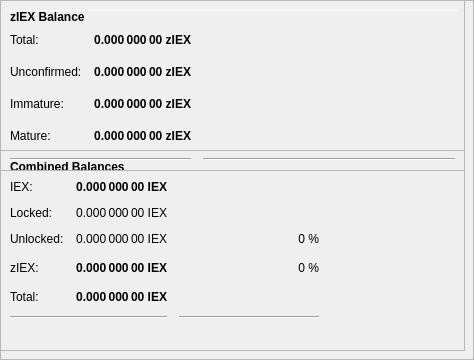
        <widget class="QFrame" name="frameObfuscation">
         <property name="minimumSize">
          <size>
           <width>0</width>
           <height>350</height>
          </size>
         </property>
         <property name="layoutDirection">
          <enum>Qt::LeftToRight</enum>
         </property>
         <property name="frameShape">
          <enum>QFrame::StyledPanel</enum>
         </property>
         <property name="frameShadow">
          <enum>QFrame::Raised</enum>
         </property>
         <widget class="QPushButton" name="runAutoDenom">
          <property name="geometry">
           <rect>
            <x>251</x>
            <y>17</y>
            <width>1</width>
            <height>1</height>
           </rect>
          </property>
          <property name="palette">
           <palette>
            <active>
             <colorrole role="WindowText">
              <brush brushstyle="SolidPattern">
               <color alpha="255">
                <red>0</red>
                <green>0</green>
                <blue>0</blue>
               </color>
              </brush>
             </colorrole>
             <colorrole role="Button">
              <brush brushstyle="SolidPattern">
               <color alpha="255">
                <red>239</red>
                <green>238</green>
                <blue>238</blue>
               </color>
              </brush>
             </colorrole>
             <colorrole role="Light">
              <brush brushstyle="SolidPattern">
               <color alpha="255">
                <red>255</red>
                <green>255</green>
                <blue>255</blue>
               </color>
              </brush>
             </colorrole>
             <colorrole role="Midlight">
              <brush brushstyle="SolidPattern">
               <color alpha="255">
                <red>247</red>
                <green>246</green>
                <blue>246</blue>
               </color>
              </brush>
             </colorrole>
             <colorrole role="Dark">
              <brush brushstyle="SolidPattern">
               <color alpha="255">
                <red>119</red>
                <green>119</green>
                <blue>119</blue>
               </color>
              </brush>
             </colorrole>
             <colorrole role="Mid">
              <brush brushstyle="SolidPattern">
               <color alpha="255">
                <red>159</red>
                <green>159</green>
                <blue>159</blue>
               </color>
              </brush>
             </colorrole>
             <colorrole role="Text">
              <brush brushstyle="SolidPattern">
               <color alpha="255">
                <red>0</red>
                <green>0</green>
                <blue>0</blue>
               </color>
              </brush>
             </colorrole>
             <colorrole role="BrightText">
              <brush brushstyle="SolidPattern">
               <color alpha="255">
                <red>255</red>
                <green>255</green>
                <blue>255</blue>
               </color>
              </brush>
             </colorrole>
             <colorrole role="ButtonText">
              <brush brushstyle="SolidPattern">
               <color alpha="255">
                <red>0</red>
                <green>0</green>
                <blue>0</blue>
               </color>
              </brush>
             </colorrole>
             <colorrole role="Base">
              <brush brushstyle="SolidPattern">
               <color alpha="255">
                <red>255</red>
                <green>255</green>
                <blue>255</blue>
               </color>
              </brush>
             </colorrole>
             <colorrole role="Window">
              <brush brushstyle="SolidPattern">
               <color alpha="255">
                <red>239</red>
                <green>238</green>
                <blue>238</blue>
               </color>
              </brush>
             </colorrole>
             <colorrole role="Shadow">
              <brush brushstyle="SolidPattern">
               <color alpha="255">
                <red>0</red>
                <green>0</green>
                <blue>0</blue>
               </color>
              </brush>
             </colorrole>
             <colorrole role="AlternateBase">
              <brush brushstyle="SolidPattern">
               <color alpha="255">
                <red>247</red>
                <green>246</green>
                <blue>246</blue>
               </color>
              </brush>
             </colorrole>
             <colorrole role="ToolTipBase">
              <brush brushstyle="SolidPattern">
               <color alpha="255">
                <red>255</red>
                <green>255</green>
                <blue>220</blue>
               </color>
              </brush>
             </colorrole>
             <colorrole role="ToolTipText">
              <brush brushstyle="SolidPattern">
               <color alpha="255">
                <red>0</red>
                <green>0</green>
                <blue>0</blue>
               </color>
              </brush>
             </colorrole>
            </active>
            <inactive>
             <colorrole role="WindowText">
              <brush brushstyle="SolidPattern">
               <color alpha="255">
                <red>0</red>
                <green>0</green>
                <blue>0</blue>
               </color>
              </brush>
             </colorrole>
             <colorrole role="Button">
              <brush brushstyle="SolidPattern">
               <color alpha="255">
                <red>239</red>
                <green>238</green>
                <blue>238</blue>
               </color>
              </brush>
             </colorrole>
             <colorrole role="Light">
              <brush brushstyle="SolidPattern">
               <color alpha="255">
                <red>255</red>
                <green>255</green>
                <blue>255</blue>
               </color>
              </brush>
             </colorrole>
             <colorrole role="Midlight">
              <brush brushstyle="SolidPattern">
               <color alpha="255">
                <red>247</red>
                <green>246</green>
                <blue>246</blue>
               </color>
              </brush>
             </colorrole>
             <colorrole role="Dark">
              <brush brushstyle="SolidPattern">
               <color alpha="255">
                <red>119</red>
                <green>119</green>
                <blue>119</blue>
               </color>
              </brush>
             </colorrole>
             <colorrole role="Mid">
              <brush brushstyle="SolidPattern">
               <color alpha="255">
                <red>159</red>
                <green>159</green>
                <blue>159</blue>
               </color>
              </brush>
             </colorrole>
             <colorrole role="Text">
              <brush brushstyle="SolidPattern">
               <color alpha="255">
                <red>0</red>
                <green>0</green>
                <blue>0</blue>
               </color>
              </brush>
             </colorrole>
             <colorrole role="BrightText">
              <brush brushstyle="SolidPattern">
               <color alpha="255">
                <red>255</red>
                <green>255</green>
                <blue>255</blue>
               </color>
              </brush>
             </colorrole>
             <colorrole role="ButtonText">
              <brush brushstyle="SolidPattern">
               <color alpha="255">
                <red>0</red>
                <green>0</green>
                <blue>0</blue>
               </color>
              </brush>
             </colorrole>
             <colorrole role="Base">
              <brush brushstyle="SolidPattern">
               <color alpha="255">
                <red>255</red>
                <green>255</green>
                <blue>255</blue>
               </color>
              </brush>
             </colorrole>
             <colorrole role="Window">
              <brush brushstyle="SolidPattern">
               <color alpha="255">
                <red>239</red>
                <green>238</green>
                <blue>238</blue>
               </color>
              </brush>
             </colorrole>
             <colorrole role="Shadow">
              <brush brushstyle="SolidPattern">
               <color alpha="255">
                <red>0</red>
                <green>0</green>
                <blue>0</blue>
               </color>
              </brush>
             </colorrole>
             <colorrole role="AlternateBase">
              <brush brushstyle="SolidPattern">
               <color alpha="255">
                <red>247</red>
                <green>246</green>
                <blue>246</blue>
               </color>
              </brush>
             </colorrole>
             <colorrole role="ToolTipBase">
              <brush brushstyle="SolidPattern">
               <color alpha="255">
                <red>255</red>
                <green>255</green>
                <blue>220</blue>
               </color>
              </brush>
             </colorrole>
             <colorrole role="ToolTipText">
              <brush brushstyle="SolidPattern">
               <color alpha="255">
                <red>0</red>
                <green>0</green>
                <blue>0</blue>
               </color>
              </brush>
             </colorrole>
            </inactive>
            <disabled>
             <colorrole role="WindowText">
              <brush brushstyle="SolidPattern">
               <color alpha="255">
                <red>119</red>
                <green>119</green>
                <blue>119</blue>
               </color>
              </brush>
             </colorrole>
             <colorrole role="Button">
              <brush brushstyle="SolidPattern">
               <color alpha="255">
                <red>239</red>
                <green>238</green>
                <blue>238</blue>
               </color>
              </brush>
             </colorrole>
             <colorrole role="Light">
              <brush brushstyle="SolidPattern">
               <color alpha="255">
                <red>255</red>
                <green>255</green>
                <blue>255</blue>
               </color>
              </brush>
             </colorrole>
             <colorrole role="Midlight">
              <brush brushstyle="SolidPattern">
               <color alpha="255">
                <red>247</red>
                <green>246</green>
                <blue>246</blue>
               </color>
              </brush>
             </colorrole>
             <colorrole role="Dark">
              <brush brushstyle="SolidPattern">
               <color alpha="255">
                <red>119</red>
                <green>119</green>
                <blue>119</blue>
               </color>
              </brush>
             </colorrole>
             <colorrole role="Mid">
              <brush brushstyle="SolidPattern">
               <color alpha="255">
                <red>159</red>
                <green>159</green>
                <blue>159</blue>
               </color>
              </brush>
             </colorrole>
             <colorrole role="Text">
              <brush brushstyle="SolidPattern">
               <color alpha="255">
                <red>119</red>
                <green>119</green>
                <blue>119</blue>
               </color>
              </brush>
             </colorrole>
             <colorrole role="BrightText">
              <brush brushstyle="SolidPattern">
               <color alpha="255">
                <red>255</red>
                <green>255</green>
                <blue>255</blue>
               </color>
              </brush>
             </colorrole>
             <colorrole role="ButtonText">
              <brush brushstyle="SolidPattern">
               <color alpha="255">
                <red>119</red>
                <green>119</green>
                <blue>119</blue>
               </color>
              </brush>
             </colorrole>
             <colorrole role="Base">
              <brush brushstyle="SolidPattern">
               <color alpha="255">
                <red>239</red>
                <green>238</green>
                <blue>238</blue>
               </color>
              </brush>
             </colorrole>
             <colorrole role="Window">
              <brush brushstyle="SolidPattern">
               <color alpha="255">
                <red>239</red>
                <green>238</green>
                <blue>238</blue>
               </color>
              </brush>
             </colorrole>
             <colorrole role="Shadow">
              <brush brushstyle="SolidPattern">
               <color alpha="255">
                <red>0</red>
                <green>0</green>
                <blue>0</blue>
               </color>
              </brush>
             </colorrole>
             <colorrole role="AlternateBase">
              <brush brushstyle="SolidPattern">
               <color alpha="255">
                <red>239</red>
                <green>238</green>
                <blue>238</blue>
               </color>
              </brush>
             </colorrole>
             <colorrole role="ToolTipBase">
              <brush brushstyle="SolidPattern">
               <color alpha="255">
                <red>255</red>
                <green>255</green>
                <blue>220</blue>
               </color>
              </brush>
             </colorrole>
             <colorrole role="ToolTipText">
              <brush brushstyle="SolidPattern">
               <color alpha="255">
                <red>0</red>
                <green>0</green>
                <blue>0</blue>
               </color>
              </brush>
             </colorrole>
            </disabled>
           </palette>
          </property>
          <property name="focusPolicy">
           <enum>Qt::NoFocus</enum>
          </property>
          <property name="autoFillBackground">
           <bool>true</bool>
          </property>
          <property name="text">
           <string/>
          </property>
          <property name="flat">
           <bool>true</bool>
          </property>
         </widget>
         <widget class="Line" name="line">
          <property name="geometry">
           <rect>
            <x>7</x>
            <y>10</y>
            <width>451</width>
            <height>1</height>
           </rect>
          </property>
          <property name="orientation">
           <enum>Qt::Horizontal</enum>
          </property>
         </widget>
         <widget class="QFrame" name="frame_3">
          <property name="geometry">
           <rect>
            <x>0</x>
            <y>150</y>
            <width>465</width>
            <height>201</height>
           </rect>
          </property>
          <property name="frameShape">
           <enum>QFrame::StyledPanel</enum>
          </property>
          <property name="frameShadow">
           <enum>QFrame::Raised</enum>
          </property>
          <layout class="QVBoxLayout" name="verticalLayout_5">
           <item>
            <layout class="QHBoxLayout" name="horizontalLayout_5" stretch="0">
             <item>
              <widget class="QLabel" name="label_5z">
               <property name="maximumSize">
                <size>
                 <width>16777215</width>
                 <height>20</height>
                </size>
               </property>
               <property name="font">
                <font>
                 <weight>75</weight>
                 <bold>true</bold>
                </font>
               </property>
               <property name="toolTip">
                <string>Combined Balances (including unconfirmed and immature coins)</string>
               </property>
               <property name="text">
                <string>&lt;html&gt;&lt;head/&gt;&lt;body&gt;&lt;p&gt;Combined Balances&lt;/p&gt;&lt;/body&gt;&lt;/html&gt;</string>
               </property>
              </widget>
             </item>
            </layout>
           </item>
           <item>
            <layout class="QGridLayout" name="gridLayout_3">
             <property name="spacing">
              <number>12</number>
             </property>
             <item row="7" column="0" colspan="2">
              <widget class="Line" name="lineSpendableBalance_3">
               <property name="orientation">
                <enum>Qt::Horizontal</enum>
               </property>
              </widget>
             </item>
             <item row="7" column="2">
              <widget class="Line" name="lineWatchBalance_3">
               <property name="sizePolicy">
                <sizepolicy hsizetype="Preferred" vsizetype="Fixed">
                 <horstretch>0</horstretch>
                 <verstretch>0</verstretch>
                </sizepolicy>
               </property>
               <property name="minimumSize">
                <size>
                 <width>140</width>
                 <height>0</height>
                </size>
               </property>
               <property name="orientation">
                <enum>Qt::Horizontal</enum>
               </property>
              </widget>
             </item>
             <item row="4" column="1">
              <widget class="QLabel" name="labelzBalancez">
               <property name="font">
                <font>
                 <weight>75</weight>
                 <bold>true</bold>
                </font>
               </property>
               <property name="cursor">
                <cursorShape>IBeamCursor</cursorShape>
               </property>
               <property name="toolTip">
                <string>Total of transactions that have yet to be confirmed, and do not yet count toward the spendable balance</string>
               </property>
               <property name="text">
                <string notr="true">0.000 000 00 IEX</string>
               </property>
               <property name="alignment">
                <set>Qt::AlignRight|Qt::AlignTrailing|Qt::AlignVCenter</set>
               </property>
               <property name="textInteractionFlags">
                <set>Qt::LinksAccessibleByMouse|Qt::TextSelectableByKeyboard|Qt::TextSelectableByMouse</set>
               </property>
              </widget>
             </item>
             <item row="6" column="1">
              <widget class="QLabel" name="labelTotalz">
               <property name="font">
                <font>
                 <weight>75</weight>
                 <bold>true</bold>
                </font>
               </property>
               <property name="cursor">
                <cursorShape>IBeamCursor</cursorShape>
               </property>
               <property name="toolTip">
                <string>Total Balance, including unconfirmed and immature coins.</string>
               </property>
               <property name="text">
                <string notr="true">0.000 000 00 IEX</string>
               </property>
               <property name="alignment">
                <set>Qt::AlignRight|Qt::AlignTrailing|Qt::AlignVCenter</set>
               </property>
               <property name="textInteractionFlags">
                <set>Qt::LinksAccessibleByMouse|Qt::TextSelectableByKeyboard|Qt::TextSelectableByMouse</set>
               </property>
              </widget>
             </item>
             <item row="4" column="3">
              <spacer name="horizontalSpacer_6">
               <property name="orientation">
                <enum>Qt::Horizontal</enum>
               </property>
               <property name="sizeHint" stdset="0">
                <size>
                 <width>40</width>
                 <height>20</height>
                </size>
               </property>
              </spacer>
             </item>
             <item row="6" column="0">
              <widget class="QLabel" name="labelTotalTextz">
               <property name="text">
                <string>Total:</string>
               </property>
              </widget>
             </item>
             <item row="1" column="0">
              <widget class="QLabel" name="labelBalanceTextz">
               <property name="text">
                <string>IEX:</string>
               </property>
              </widget>
             </item>
             <item row="1" column="1">
              <widget class="QLabel" name="labelBalancez">
               <property name="font">
                <font>
                 <weight>75</weight>
                 <bold>true</bold>
                </font>
               </property>
               <property name="cursor">
                <cursorShape>IBeamCursor</cursorShape>
               </property>
               <property name="toolTip">
                <string>Your current spendable balance</string>
               </property>
               <property name="text">
                <string notr="true">0.000 000 00 IEX</string>
               </property>
               <property name="alignment">
                <set>Qt::AlignRight|Qt::AlignTrailing|Qt::AlignVCenter</set>
               </property>
               <property name="textInteractionFlags">
                <set>Qt::LinksAccessibleByMouse|Qt::TextSelectableByKeyboard|Qt::TextSelectableByMouse</set>
               </property>
              </widget>
             </item>
             <item row="4" column="0">
              <widget class="QLabel" name="labelzBalanceTextz">
               <property name="toolTip">
                <string/>
               </property>
               <property name="text">
                <string>zIEX:</string>
               </property>
              </widget>
             </item>
             <item row="4" column="2">
              <widget class="QLabel" name="labelzIEXPercent">
               <property name="toolTip">
                <string>Current percentage of zIEX.
If AutoMint is enabled this percentage will settle around the configured AutoMint percentage (default = 10%)</string>
               </property>
               <property name="text">
                <string>0 %</string>
               </property>
               <property name="alignment">
                <set>Qt::AlignRight|Qt::AlignTrailing|Qt::AlignVCenter</set>
               </property>
              </widget>
             </item>
             <item row="6" column="2">
              <widget class="QLabel" name="label100Percent">
               <property name="text">
                <string/>
               </property>
               <property name="alignment">
                <set>Qt::AlignRight|Qt::AlignTrailing|Qt::AlignVCenter</set>
               </property>
              </widget>
             </item>
             <item row="2" column="1">
              <widget class="QLabel" name="labelLockedBalance">
               <property name="toolTip">
                <string>Locked IEX or Masternode collaterals. These are excluded from zIEX minting.</string>
               </property>
               <property name="text">
                <string>0.000 000 00 IEX</string>
               </property>
               <property name="alignment">
                <set>Qt::AlignRight|Qt::AlignTrailing|Qt::AlignVCenter</set>
               </property>
              </widget>
             </item>
             <item row="2" column="0">
              <widget class="QLabel" name="labelLockedBalanceText">
               <property name="toolTip">
                <string>Locked IEX or Masternode collaterals. These are excluded from zIEX minting.</string>
               </property>
               <property name="text">
                <string>Locked:</string>
               </property>
              </widget>
             </item>
             <item row="3" column="0">
              <widget class="QLabel" name="labelUnLockedBalanceText">
               <property name="toolTip">
                <string>Unlocked IEXs. These can be used for zIEX minting.</string>
               </property>
               <property name="text">
                <string>Unlocked:</string>
               </property>
              </widget>
             </item>
             <item row="3" column="1">
              <widget class="QLabel" name="labelUnLockedBalance">
               <property name="toolTip">
                <string>Unlocked IEXs. These can be used for zIEX minting.</string>
               </property>
               <property name="text">
                <string>0.000 000 00 IEX</string>
               </property>
               <property name="alignment">
                <set>Qt::AlignRight|Qt::AlignTrailing|Qt::AlignVCenter</set>
               </property>
              </widget>
             </item>
             <item row="3" column="2">
              <widget class="QLabel" name="labelIEXPercent">
               <property name="text">
                <string>0 %</string>
               </property>
               <property name="alignment">
                <set>Qt::AlignRight|Qt::AlignTrailing|Qt::AlignVCenter</set>
               </property>
              </widget>
             </item>
            </layout>
           </item>
           <item>
            <spacer name="verticalSpacer">
             <property name="orientation">
              <enum>Qt::Vertical</enum>
             </property>
             <property name="sizeHint" stdset="0">
              <size>
               <width>20</width>
               <height>40</height>
              </size>
             </property>
            </spacer>
           </item>
          </layout>
         </widget>
         <widget class="QFrame" name="frame_4">
          <property name="geometry">
           <rect>
            <x>0</x>
            <y>0</y>
            <width>465</width>
            <height>171</height>
           </rect>
          </property>
          <property name="frameShape">
           <enum>QFrame::StyledPanel</enum>
          </property>
          <property name="frameShadow">
           <enum>QFrame::Raised</enum>
          </property>
          <layout class="QVBoxLayout" name="verticalLayout_7">
           <item>
            <layout class="QHBoxLayout" name="horizontalLayout_8" stretch="0">
             <item>
              <widget class="QLabel" name="label_5z_3">
               <property name="maximumSize">
                <size>
                 <width>16777215</width>
                 <height>20</height>
                </size>
               </property>
               <property name="font">
                <font>
                 <weight>75</weight>
                 <bold>true</bold>
                </font>
               </property>
               <property name="text">
                <string>zIEX Balance</string>
               </property>
              </widget>
             </item>
            </layout>
           </item>
           <item>
            <layout class="QGridLayout" name="gridLayout_5">
             <property name="spacing">
              <number>12</number>
             </property>
             <item row="4" column="0">
              <widget class="QLabel" name="labelzBalanceMatureText">
               <property name="toolTip">
                <string>Mature: more than 20 confirmation and more than 1 mints of the same denomination after it was minted.
These zIEX are spendable.</string>
               </property>
               <property name="text">
                <string>Mature:</string>
               </property>
              </widget>
             </item>
             <item row="5" column="0" colspan="2">
              <widget class="Line" name="lineSpendableBalance_5">
               <property name="orientation">
                <enum>Qt::Horizontal</enum>
               </property>
              </widget>
             </item>
             <item row="1" column="1">
              <widget class="QLabel" name="labelzBalance">
               <property name="font">
                <font>
                 <weight>75</weight>
                 <bold>true</bold>
                </font>
               </property>
               <property name="cursor">
                <cursorShape>IBeamCursor</cursorShape>
               </property>
               <property name="toolTip">
                <string>All available zIEX, unconfirmed and immature zIEX included.</string>
               </property>
               <property name="text">
                <string notr="true">0.000 000 00 zIEX</string>
               </property>
               <property name="alignment">
                <set>Qt::AlignRight|Qt::AlignTrailing|Qt::AlignVCenter</set>
               </property>
               <property name="textInteractionFlags">
                <set>Qt::LinksAccessibleByMouse|Qt::TextSelectableByKeyboard|Qt::TextSelectableByMouse</set>
               </property>
              </widget>
             </item>
             <item row="5" column="2">
              <widget class="Line" name="lineWatchBalance_5">
               <property name="sizePolicy">
                <sizepolicy hsizetype="Preferred" vsizetype="Fixed">
                 <horstretch>0</horstretch>
                 <verstretch>0</verstretch>
                </sizepolicy>
               </property>
               <property name="minimumSize">
                <size>
                 <width>140</width>
                 <height>0</height>
                </size>
               </property>
               <property name="orientation">
                <enum>Qt::Horizontal</enum>
               </property>
              </widget>
             </item>
             <item row="1" column="0">
              <widget class="QLabel" name="labelzBalanceText">
               <property name="toolTip">
                <string>All available zIEX, unconfirmed and immature zIEX included.</string>
               </property>
               <property name="text">
                <string>Total:</string>
               </property>
              </widget>
             </item>
             <item row="1" column="2">
              <spacer name="horizontalSpacer_8">
               <property name="orientation">
                <enum>Qt::Horizontal</enum>
               </property>
               <property name="sizeHint" stdset="0">
                <size>
                 <width>40</width>
                 <height>20</height>
                </size>
               </property>
              </spacer>
             </item>
             <item row="4" column="2">
              <spacer name="horizontalSpacer_4">
               <property name="orientation">
                <enum>Qt::Horizontal</enum>
               </property>
               <property name="sizeHint" stdset="0">
                <size>
                 <width>40</width>
                 <height>20</height>
                </size>
               </property>
              </spacer>
             </item>
             <item row="4" column="1">
              <widget class="QLabel" name="labelzBalanceMature">
               <property name="font">
                <font>
                 <weight>75</weight>
                 <bold>true</bold>
                </font>
               </property>
               <property name="toolTip">
                <string>Mature: more than 20 confirmation and more than 1 mints of the same denomination after it was minted.
These zIEX are spendable.</string>
               </property>
               <property name="text">
                <string>0.000 000 00 zIEX</string>
               </property>
               <property name="alignment">
                <set>Qt::AlignRight|Qt::AlignTrailing|Qt::AlignVCenter</set>
               </property>
              </widget>
             </item>
             <item row="2" column="0">
              <widget class="QLabel" name="labelzBalanceUnconfirmedText">
               <property name="toolTip">
                <string>Unconfirmed: less than 20 confirmations
Immature: confirmed, but less than 1 mints of the same denomination after it was minted</string>
               </property>
               <property name="text">
                <string>Unconfirmed:</string>
               </property>
              </widget>
             </item>
             <item row="2" column="1">
              <widget class="QLabel" name="labelzBalanceUnconfirmed">
               <property name="font">
                <font>
                 <weight>75</weight>
                 <bold>true</bold>
                </font>
               </property>
               <property name="toolTip">
                <string>Unconfirmed: less than 20 confirmations
Immature: confirmed, but less than 1 mints of the same denomination after it was minted</string>
               </property>
               <property name="text">
                <string>0.000 000 00 zIEX</string>
               </property>
               <property name="alignment">
                <set>Qt::AlignRight|Qt::AlignTrailing|Qt::AlignVCenter</set>
               </property>
              </widget>
             </item>
             <item row="2" column="2">
              <spacer name="horizontalSpacer_5">
               <property name="orientation">
                <enum>Qt::Horizontal</enum>
               </property>
               <property name="sizeHint" stdset="0">
                <size>
                 <width>40</width>
                 <height>20</height>
                </size>
               </property>
              </spacer>
             </item>
             <item row="3" column="0">
              <widget class="QLabel" name="labelzBalanceImmatureText">
               <property name="toolTip">
                <string>Unconfirmed: less than 20 confirmations
Immature: confirmed, but less than 1 mints of the same denomination after it was minted</string>
               </property>
               <property name="text">
                <string>Immature:</string>
               </property>
              </widget>
             </item>
             <item row="3" column="1">
              <widget class="QLabel" name="labelzBalanceImmature">
               <property name="font">
                <font>
                 <weight>75</weight>
                 <bold>true</bold>
                </font>
               </property>
               <property name="toolTip">
                <string>Unconfirmed: less than 20 confirmations
Immature: confirmed, but less than 1 mints of the same denomination after it was minted</string>
               </property>
               <property name="text">
                <string>0.000 000 00 zIEX</string>
               </property>
               <property name="alignment">
                <set>Qt::AlignRight|Qt::AlignTrailing|Qt::AlignVCenter</set>
               </property>
              </widget>
             </item>
             <item row="3" column="2">
              <spacer name="horizontalSpacer_7">
               <property name="orientation">
                <enum>Qt::Horizontal</enum>
               </property>
               <property name="sizeHint" stdset="0">
                <size>
                 <width>40</width>
                 <height>20</height>
                </size>
               </property>
              </spacer>
             </item>
            </layout>
           </item>
          </layout>
         </widget>
        </widget>
